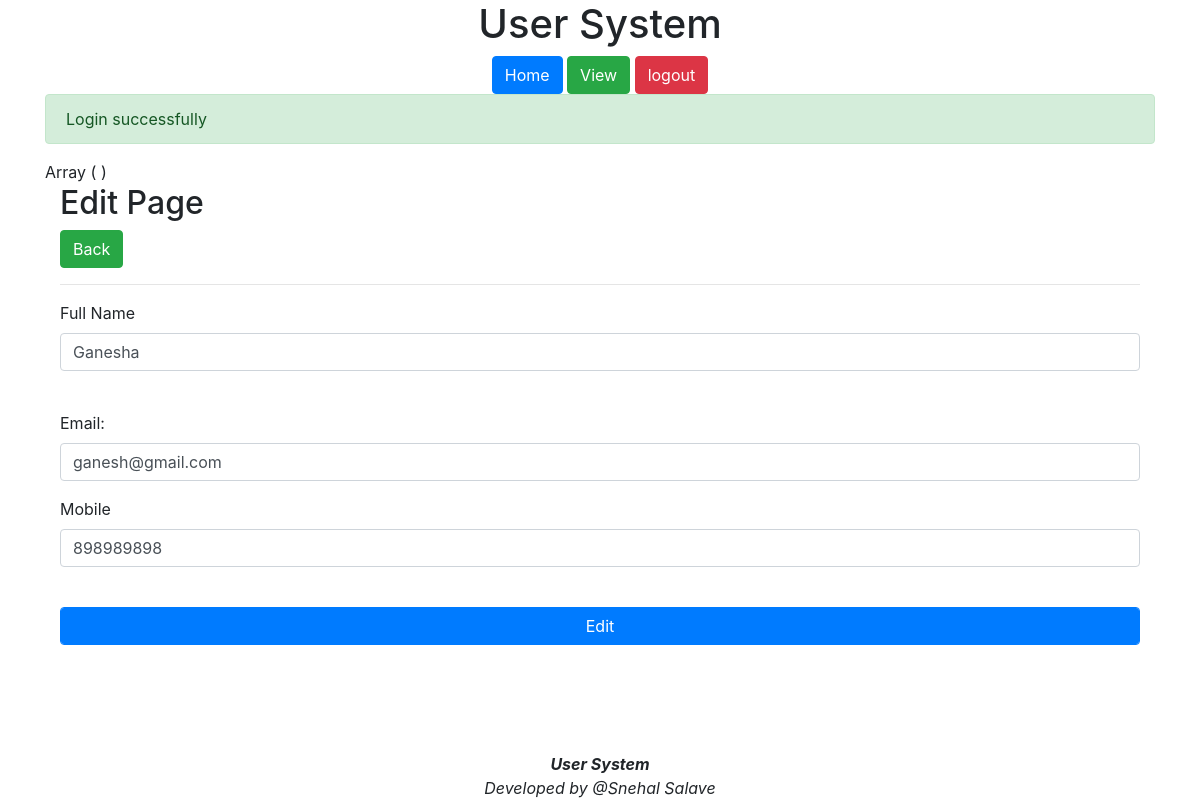
Page /user_edit.php?id=2 (signed in) on the committed database.
### tables this page shows
CREATE TABLE `user` (
  `id` int(11) NOT NULL,
  `UserName` varchar(30) NOT NULL,
  `userPassword` varchar(30) NOT NULL,
  `UserEmail` varchar(30) NOT NULL,
  `UserMobile` varchar(15) NOT NULL,
  `UserCountry` varchar(30) NOT NULL,
  `userCity` varchar(30) NOT NULL
);

### user_edit.php (the view, shortened to what this page needs)
<?php include("header.php"); ?>
<?php
	if(isset($_REQUEST['id'])&& !empty($_REQUEST['id']))
	{
		$id=$_REQUEST['id'];
		$sql="select * from user where id='$id'";
		$res=mysqli_query($con,$sql);
		if(mysqli_num_rows($res)==1)
		{
			$row=mysqli_fetch_assoc($res);
?>
<?php
print_r($_POST);
?>
    <form action="" method="post">
        <div class="container">
            <h2>Edit Page</h2>
         <a class="btn btn-success" href="User_view.php">Back</a>
         <hr>
            <div class="form-group">
                <label>Full Name</label></br>
                <input class="form-control" type="text" name=name id=Name required value="<?php echo $row['UserName']; ?>" /></br>
            </div>
            <div class="form-group">
                <label for="email">Email:</label>
                <input type="email" class="form-control" id="email" name="email" value="<?php echo $row['UserEmail']; ?>">
            </div>
            <div class="form-group">
                <label>Mobile</label></br>
                <input class="form-control" type="text" name=mobile id=mobile required value="<?php echo $row['UserMobile']; ?>"  minlength="10" maxlength="12"/></br>
            </div>
            <button type="submit"   name="submit" class="btn btn-primary form-control" value="Edit">Edit</button>
    </div>
	 </form>
 <?php
 }else{
     echo "Record Not Found";
 } ?>
<?php } else{
echo "unauthorized access";
}
?>
<?php include("footer.php"); ?>

### rows in the picture
user: name "Ganesha", email "ganesh@gmail.com", mobile "898989898"

### other values in the picture
$_COOKIE['success'] "Login successfully"
